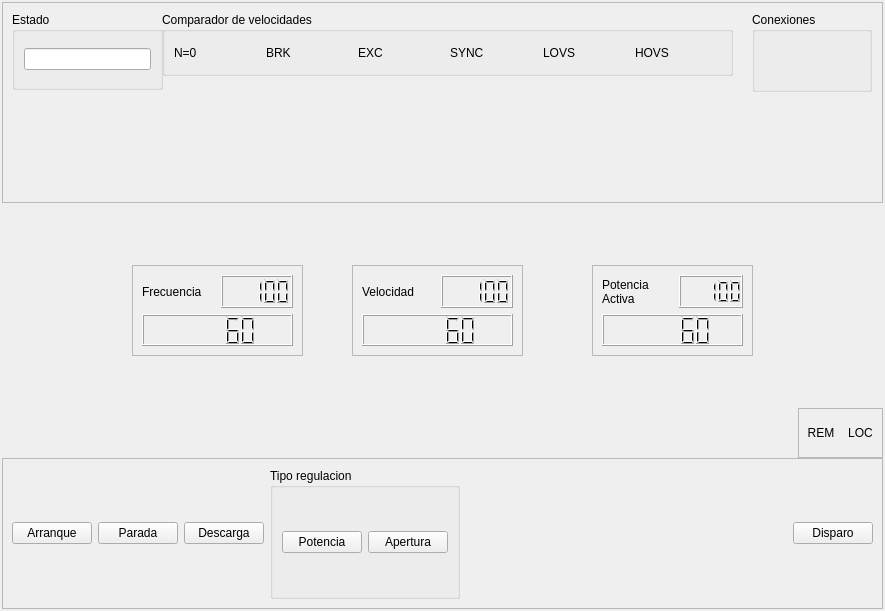
<?xml version="1.0" encoding="UTF-8"?>
<ui version="4.0">
 <class>ControlWdgUi</class>
 <widget class="QWidget" name="ControlWdgUi">
  <property name="geometry">
   <rect>
    <x>0</x>
    <y>0</y>
    <width>885</width>
    <height>611</height>
   </rect>
  </property>
  <property name="windowTitle">
   <string>Form</string>
  </property>
  <layout class="QVBoxLayout" name="verticalLayout">
   <property name="spacing">
    <number>2</number>
   </property>
   <property name="leftMargin">
    <number>2</number>
   </property>
   <property name="topMargin">
    <number>2</number>
   </property>
   <property name="rightMargin">
    <number>2</number>
   </property>
   <property name="bottomMargin">
    <number>2</number>
   </property>
   <item>
    <widget class="QFrame" name="frame">
     <property name="frameShape">
      <enum>QFrame::StyledPanel</enum>
     </property>
     <property name="frameShadow">
      <enum>QFrame::Raised</enum>
     </property>
     <widget class="QGroupBox" name="groupBox">
      <property name="geometry">
       <rect>
        <x>10</x>
        <y>10</y>
        <width>151</width>
        <height>78</height>
       </rect>
      </property>
      <property name="title">
       <string>Estado</string>
      </property>
      <layout class="QVBoxLayout" name="verticalLayout_2">
       <item>
        <widget class="QLineEdit" name="lineEdit">
         <property name="readOnly">
          <bool>true</bool>
         </property>
        </widget>
       </item>
      </layout>
     </widget>
     <widget class="QGroupBox" name="groupBox_2">
      <property name="geometry">
       <rect>
        <x>160</x>
        <y>10</y>
        <width>571</width>
        <height>64</height>
       </rect>
      </property>
      <property name="title">
       <string>Comparador de velocidades</string>
      </property>
      <layout class="QHBoxLayout" name="horizontalLayout_4">
       <item>
        <widget class="QLabel" name="label_10">
         <property name="text">
          <string>N=0</string>
         </property>
        </widget>
       </item>
       <item>
        <widget class="QLabel" name="label_9">
         <property name="text">
          <string>BRK</string>
         </property>
        </widget>
       </item>
       <item>
        <widget class="QLabel" name="label_8">
         <property name="text">
          <string>EXC</string>
         </property>
        </widget>
       </item>
       <item>
        <widget class="QLabel" name="label_7">
         <property name="text">
          <string>SYNC</string>
         </property>
        </widget>
       </item>
       <item>
        <widget class="QLabel" name="label_6">
         <property name="text">
          <string>LOVS</string>
         </property>
        </widget>
       </item>
       <item>
        <widget class="QLabel" name="label_11">
         <property name="text">
          <string>HOVS</string>
         </property>
        </widget>
       </item>
      </layout>
     </widget>
     <widget class="QGroupBox" name="groupBox_3">
      <property name="geometry">
       <rect>
        <x>750</x>
        <y>10</y>
        <width>120</width>
        <height>80</height>
       </rect>
      </property>
      <property name="title">
       <string>Conexiones</string>
      </property>
     </widget>
    </widget>
   </item>
   <item>
    <widget class="QWidget" name="widget" native="true">
     <widget class="QFrame" name="frame_3">
      <property name="geometry">
       <rect>
        <x>130</x>
        <y>60</y>
        <width>171</width>
        <height>91</height>
       </rect>
      </property>
      <property name="frameShape">
       <enum>QFrame::StyledPanel</enum>
      </property>
      <property name="frameShadow">
       <enum>QFrame::Raised</enum>
      </property>
      <layout class="QGridLayout" name="gridLayout">
       <item row="0" column="0">
        <widget class="QLabel" name="label">
         <property name="text">
          <string>Frecuencia</string>
         </property>
        </widget>
       </item>
       <item row="1" column="0" colspan="2">
        <widget class="QLCDNumber" name="lcdNumber">
         <property name="intValue" stdset="0">
          <number>60</number>
         </property>
        </widget>
       </item>
       <item row="0" column="1">
        <widget class="QLCDNumber" name="lcdNumber_2">
         <property name="value" stdset="0">
          <double>100.000000000000000</double>
         </property>
        </widget>
       </item>
      </layout>
     </widget>
     <widget class="QFrame" name="frame_4">
      <property name="geometry">
       <rect>
        <x>350</x>
        <y>60</y>
        <width>171</width>
        <height>91</height>
       </rect>
      </property>
      <property name="frameShape">
       <enum>QFrame::StyledPanel</enum>
      </property>
      <property name="frameShadow">
       <enum>QFrame::Raised</enum>
      </property>
      <layout class="QGridLayout" name="gridLayout_2">
       <item row="0" column="0">
        <widget class="QLabel" name="label_2">
         <property name="text">
          <string>Velocidad</string>
         </property>
        </widget>
       </item>
       <item row="0" column="1">
        <widget class="QLCDNumber" name="lcdNumber_3">
         <property name="value" stdset="0">
          <double>100.000000000000000</double>
         </property>
        </widget>
       </item>
       <item row="1" column="0" colspan="2">
        <widget class="QLCDNumber" name="lcdNumber_4">
         <property name="intValue" stdset="0">
          <number>60</number>
         </property>
        </widget>
       </item>
      </layout>
     </widget>
     <widget class="QFrame" name="frame_5">
      <property name="geometry">
       <rect>
        <x>590</x>
        <y>60</y>
        <width>161</width>
        <height>91</height>
       </rect>
      </property>
      <property name="frameShape">
       <enum>QFrame::StyledPanel</enum>
      </property>
      <property name="frameShadow">
       <enum>QFrame::Raised</enum>
      </property>
      <layout class="QGridLayout" name="gridLayout_3">
       <item row="0" column="0">
        <widget class="QLabel" name="label_3">
         <property name="text">
          <string>Potencia Activa</string>
         </property>
         <property name="wordWrap">
          <bool>true</bool>
         </property>
        </widget>
       </item>
       <item row="0" column="1">
        <widget class="QLCDNumber" name="lcdNumber_5">
         <property name="value" stdset="0">
          <double>100.000000000000000</double>
         </property>
        </widget>
       </item>
       <item row="1" column="0" colspan="2">
        <widget class="QLCDNumber" name="lcdNumber_6">
         <property name="intValue" stdset="0">
          <number>60</number>
         </property>
        </widget>
       </item>
      </layout>
     </widget>
    </widget>
   </item>
   <item>
    <widget class="QWidget" name="widget_2" native="true">
     <layout class="QGridLayout" name="gridLayout_4">
      <property name="leftMargin">
       <number>0</number>
      </property>
      <property name="topMargin">
       <number>0</number>
      </property>
      <property name="rightMargin">
       <number>0</number>
      </property>
      <property name="bottomMargin">
       <number>0</number>
      </property>
      <property name="spacing">
       <number>0</number>
      </property>
      <item row="1" column="1" colspan="2">
       <widget class="QFrame" name="frame_2">
        <property name="frameShape">
         <enum>QFrame::StyledPanel</enum>
        </property>
        <property name="frameShadow">
         <enum>QFrame::Raised</enum>
        </property>
        <layout class="QHBoxLayout" name="horizontalLayout">
         <item>
          <widget class="QPushButton" name="pushButton">
           <property name="text">
            <string>Arranque</string>
           </property>
          </widget>
         </item>
         <item>
          <widget class="QPushButton" name="pushButton_2">
           <property name="text">
            <string>Parada</string>
           </property>
          </widget>
         </item>
         <item>
          <widget class="QPushButton" name="pushButton_3">
           <property name="text">
            <string>Descarga</string>
           </property>
          </widget>
         </item>
         <item>
          <widget class="QGroupBox" name="groupBox_6">
           <property name="title">
            <string>Tipo regulacion</string>
           </property>
           <layout class="QHBoxLayout" name="horizontalLayout_2">
            <item>
             <widget class="QPushButton" name="cmdRegTypeP">
              <property name="text">
               <string>Potencia</string>
              </property>
              <property name="checkable">
               <bool>true</bool>
              </property>
             </widget>
            </item>
            <item>
             <widget class="QPushButton" name="cmdRegTypeA">
              <property name="text">
               <string>Apertura</string>
              </property>
              <property name="checkable">
               <bool>true</bool>
              </property>
             </widget>
            </item>
           </layout>
          </widget>
         </item>
         <item>
          <spacer name="horizontalSpacer_2">
           <property name="orientation">
            <enum>Qt::Horizontal</enum>
           </property>
           <property name="sizeHint" stdset="0">
            <size>
             <width>40</width>
             <height>20</height>
            </size>
           </property>
          </spacer>
         </item>
         <item>
          <widget class="QPushButton" name="pushButton_6">
           <property name="text">
            <string>Disparo</string>
           </property>
          </widget>
         </item>
        </layout>
       </widget>
      </item>
      <item row="0" column="2">
       <widget class="QFrame" name="frame_6">
        <property name="minimumSize">
         <size>
          <width>85</width>
          <height>50</height>
         </size>
        </property>
        <property name="maximumSize">
         <size>
          <width>85</width>
          <height>50</height>
         </size>
        </property>
        <property name="frameShape">
         <enum>QFrame::StyledPanel</enum>
        </property>
        <property name="frameShadow">
         <enum>QFrame::Raised</enum>
        </property>
        <layout class="QHBoxLayout" name="horizontalLayout_3">
         <property name="spacing">
          <number>0</number>
         </property>
         <property name="leftMargin">
          <number>2</number>
         </property>
         <property name="topMargin">
          <number>2</number>
         </property>
         <property name="rightMargin">
          <number>2</number>
         </property>
         <property name="bottomMargin">
          <number>2</number>
         </property>
         <item>
          <widget class="QLabel" name="lbIndRem">
           <property name="styleSheet">
            <string notr="true"/>
           </property>
           <property name="text">
            <string>REM</string>
           </property>
           <property name="alignment">
            <set>Qt::AlignCenter</set>
           </property>
          </widget>
         </item>
         <item>
          <widget class="QLabel" name="lbIndLoc">
           <property name="text">
            <string>LOC</string>
           </property>
           <property name="alignment">
            <set>Qt::AlignCenter</set>
           </property>
          </widget>
         </item>
        </layout>
       </widget>
      </item>
      <item row="0" column="1">
       <spacer name="horizontalSpacer">
        <property name="orientation">
         <enum>Qt::Horizontal</enum>
        </property>
        <property name="sizeHint" stdset="0">
         <size>
          <width>40</width>
          <height>20</height>
         </size>
        </property>
       </spacer>
      </item>
     </layout>
    </widget>
   </item>
  </layout>
 </widget>
 <resources/>
 <connections/>
</ui>
